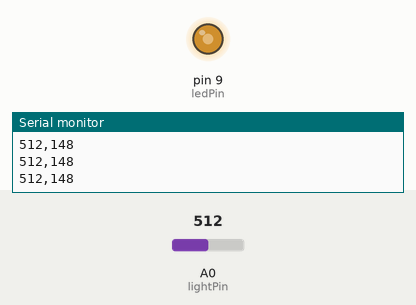
Simulated run of this sketch. Board: Arduino Uno, built with avr-gcc and run on an emulated ATmega328P. Parts: output pins drawn as LEDs (lit = HIGH), the last lines printed to the serial monitor. The inputs (shaded band) are chosen by the test bench; at power-on: A0 (lightPin) = 512.

Above: at 1.2 s.
1.3 s: A0 (lightPin) set to 1023
At 2.5 s:
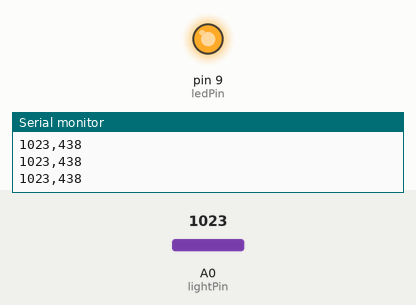
2.8 s: A0 (lightPin) set to 306
At 4.0 s:
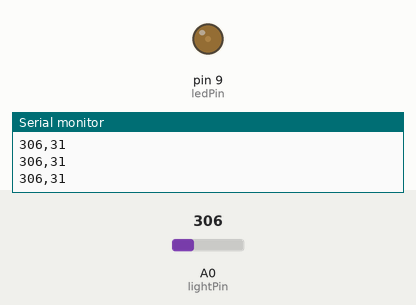
4.3 s: A0 (lightPin) set to 122
At 4.7 s:
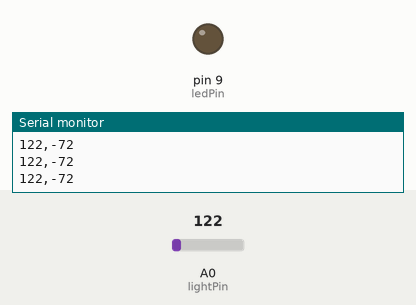
5.8 s: A0 (lightPin) set to 236
7.3 s: A0 (lightPin) set to 269
At 8.6 s:
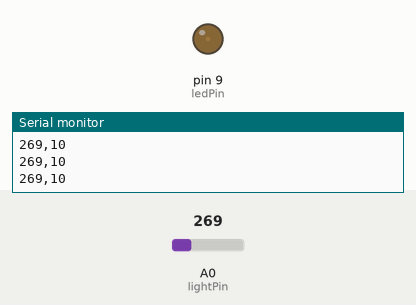
10.3 s: A0 (lightPin) set to 0
At 10.7 s:
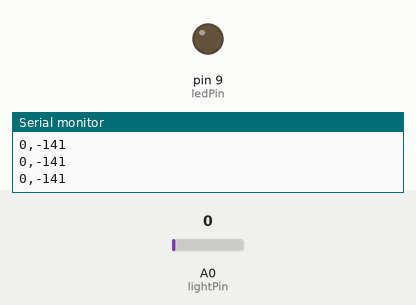
Timing chart, 0 to 12.8 s (numbered marks = the images above; inputs shaded):
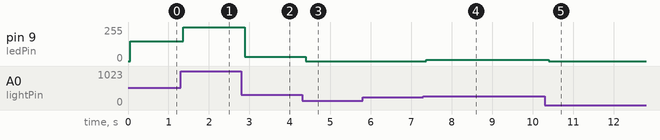

The sketch:

diode___luminosit_.ino
```cpp
/* A simple program that will change the intensity of a LED based on the
* amount of light incident on the photo resistor. */
//PhotoResistor Pin
int lightPin = 0; //the analog pin the photoresistor is connected to the
//photoresistor is not calibrated to any units so this is simply a raw sensor value
int ledPin = 9; //the pin the LED is connected to
//we are controlling brightness so, we use one of the PWM (pulse
//width modulation pins)
void setup()
{
Serial.begin(9600);
pinMode(ledPin, OUTPUT); //sets the led pin to output
}
void loop()
{
int lightLevel = analogRead(lightPin); //Read the lightlevel
Serial.print(lightLevel); //Affiche le lightlevel sur le moniteur série
//ajuster les valeurs en fonction du lightlevel: adjust 180 to 610 to span 0 to 255
lightLevel = map(lightLevel, 250, 700, 0, 255);
Serial.print(","); Serial.println(lightLevel);
delay(50);
lightLevel = constrain(lightLevel, 0, 255);//make sure the value is between 0 et 255
analogWrite(ledPin, lightLevel); //write the value
}
```

Measured:
- after the input at 1.3 s, pin 9 (ledPin): 148/255 → 255/255 after 0.06 s
- after the input at 2.8 s, pin 9 (ledPin): 255/255 → 31/255 after 0.08 s
- after the input at 4.3 s, pin 9 (ledPin): 31/255 → 0/255 after 0.09 s
- after the input at 7.3 s, pin 9 (ledPin): 0/255 → 10/255 after 0.07 s
- after the input at 10.3 s, pin 9 (ledPin): 10/255 → 0/255 after 0.10 s
